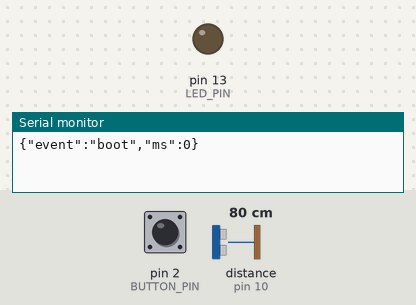
Recording of a sketch running on a simulated Arduino Uno, built with avr-gcc and run on an emulated ATmega328P. Parts: output pins drawn as LEDs (lit = HIGH), the last lines printed to the serial monitor. Wiring (inferred from the names in the program): ultrasonic range finder: trigger pin 9; echo pin 10. Dashed ring = blinking. The test bench sets the inputs (shaded band); at power-on: pin 2 (BUTTON_PIN) HIGH, distance to the obstacle (sensor on pin 10) 80 cm. The echo pulse lasts 58.3 µs per cm; pins used as bus, display or sensor lines are not drawn.

Above: at 1.2 s.
1.3 s: pin 2 (BUTTON_PIN) pulled LOW for 0.15 s
At 1.9 s:
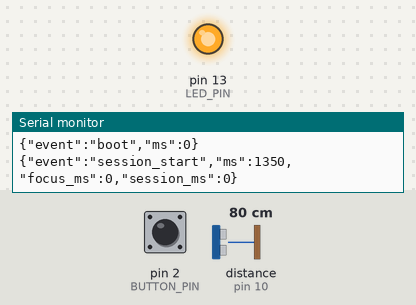
2.9 s: distance to the obstacle (sensor on pin 10) set to 2 cm
5.9 s: pin 2 (BUTTON_PIN) pulled LOW for 1 s
At 6.6 s:
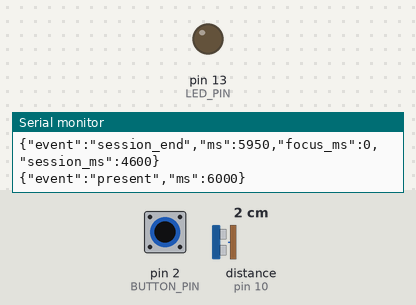
8.4 s: pin 2 (BUTTON_PIN) pulled LOW for 3.2 s
At 9.7 s:
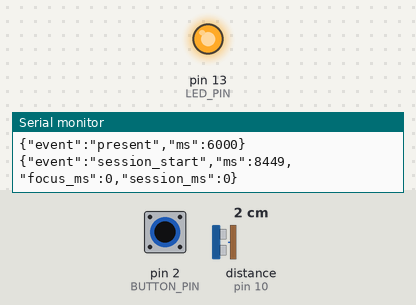
13.1 s: distance to the obstacle (sensor on pin 10) set to 120 cm
16.1 s: pin 2 (BUTTON_PIN) pulsed LOW 5 times (0.12 s each, 0.3 s apart)
At 16.6 s:
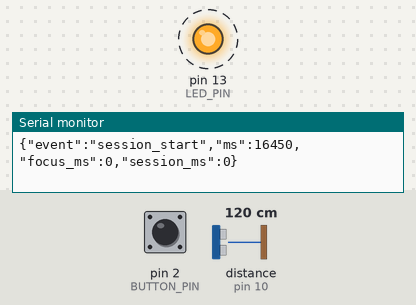
Timing chart, 0 to 19.1 s (numbered marks = the images above; inputs shaded):
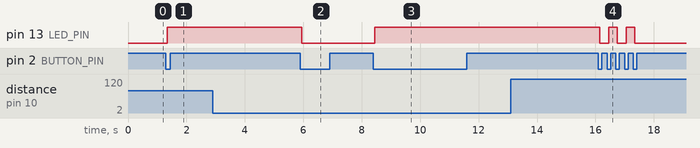

Measured:
- after the input at 1.3 s, pin 13 (LED_PIN): LOW → HIGH after 0.05 s
- after the input at 2.9 s, every drawn part: stays the same
- after the input at 5.9 s, pin 13 (LED_PIN): HIGH → LOW after 0.05 s
- after the input at 8.4 s, pin 13 (LED_PIN): LOW → HIGH after 0.05 s
- after the input at 13.1 s, every drawn part: stays the same
- after the input at 16.1 s, pin 13 (LED_PIN): alternates HIGH for 0.30 s and LOW for 0.30 s, 5 changes in all, then stays LOW, starting after 0.05 s

The sketch:

study_focus_tracker.ino
```cpp
// Study Focus Tracker - Arduino Uno firmware
//
// - HC-SR04 ultrasonic sensor detects whether someone is sitting at the desk.
// - A button starts/stops a study session; the LED is on during a session.
// - Focus time only counts while a session is running AND someone is present.
// - Prints one JSON event per line over serial (115200 baud) for the laptop logger.

const uint8_t TRIG_PIN = 9;
const uint8_t ECHO_PIN = 10;
const uint8_t BUTTON_PIN = 2;  // other leg to GND, uses INPUT_PULLUP
const uint8_t LED_PIN = 13;

// Presence detection
const float PRESENT_DISTANCE_CM = 70.0;      // closer than this = someone at the desk
const unsigned long PRESENT_CONFIRM_MS = 3000;  // must be near this long to count as present
const unsigned long AWAY_CONFIRM_MS = 5000;     // must be far this long to count as away
const unsigned long MEASURE_INTERVAL_MS = 200;

// Button
const unsigned long DEBOUNCE_MS = 50;

// Status heartbeat while a session is running
const unsigned long STATUS_INTERVAL_MS = 60000;

bool sessionActive = false;
bool present = false;

unsigned long sessionStartMs = 0;
unsigned long focusMs = 0;          // focus time accumulated in the current session
unsigned long lastFocusUpdateMs = 0;

unsigned long nearSinceMs = 0;      // 0 = not currently near
unsigned long farSinceMs = 0;       // 0 = not currently far
unsigned long lastMeasureMs = 0;
unsigned long lastStatusMs = 0;

int lastButtonReading = HIGH;
int buttonState = HIGH;
unsigned long lastButtonChangeMs = 0;

float readDistanceCm() {
  digitalWrite(TRIG_PIN, LOW);
  delayMicroseconds(2);
  digitalWrite(TRIG_PIN, HIGH);
  delayMicroseconds(10);
  digitalWrite(TRIG_PIN, LOW);
  // 30 ms timeout is about 5 m; 0 means no echo (nothing in range)
  unsigned long duration = pulseIn(ECHO_PIN, HIGH, 30000UL);
  if (duration == 0) {
    return -1.0;
  }
  return duration / 58.0;  // speed of sound: ~58 us per cm round trip
}

void printEvent(const char* name) {
  Serial.print(F("{\"event\":\""));
  Serial.print(name);
  Serial.print(F("\",\"ms\":"));
  Serial.print(millis());
  if (sessionActive) {
    Serial.print(F(",\"focus_ms\":"));
    Serial.print(focusMs);
    Serial.print(F(",\"session_ms\":"));
    Serial.print(millis() - sessionStartMs);
  }
  Serial.println(F("}"));
}

// Add the time since the last update to focusMs if we're focusing.
void updateFocusTime(unsigned long now) {
  if (sessionActive && present) {
    focusMs += now - lastFocusUpdateMs;
  }
  lastFocusUpdateMs = now;
}

void setPresent(bool value, unsigned long now) {
  if (present == value) return;
  updateFocusTime(now);
  present = value;
  printEvent(present ? "present" : "away");
}

void startSession(unsigned long now) {
  sessionActive = true;
  sessionStartMs = now;
  focusMs = 0;
  lastFocusUpdateMs = now;
  lastStatusMs = now;
  digitalWrite(LED_PIN, HIGH);
  printEvent("session_start");
}

void endSession(unsigned long now) {
  updateFocusTime(now);
  printEvent("session_end");  // includes final focus_ms and session_ms
  sessionActive = false;
  digitalWrite(LED_PIN, LOW);
}

void handleButton(unsigned long now) {
  int reading = digitalRead(BUTTON_PIN);
  if (reading != lastButtonReading) {
    lastButtonChangeMs = now;
    lastButtonReading = reading;
  }
  if (now - lastButtonChangeMs > DEBOUNCE_MS && reading != buttonState) {
    buttonState = reading;
    if (buttonState == LOW) {  // pressed (pull-up)
      if (sessionActive) {
        endSession(now);
      } else {
        startSession(now);
      }
    }
  }
}

void handlePresence(unsigned long now) {
  if (now - lastMeasureMs < MEASURE_INTERVAL_MS) return;
  lastMeasureMs = now;

  float cm = readDistanceCm();
  bool near = cm > 0 && cm < PRESENT_DISTANCE_CM;

  if (near) {
    farSinceMs = 0;
    if (nearSinceMs == 0) nearSinceMs = now;
    if (!present && now - nearSinceMs >= PRESENT_CONFIRM_MS) setPresent(true, now);
  } else {
    nearSinceMs = 0;
    if (farSinceMs == 0) farSinceMs = now;
    if (present && now - farSinceMs >= AWAY_CONFIRM_MS) setPresent(false, now);
  }
}

void setup() {
  pinMode(TRIG_PIN, OUTPUT);
  pinMode(ECHO_PIN, INPUT);
  pinMode(BUTTON_PIN, INPUT_PULLUP);
  pinMode(LED_PIN, OUTPUT);
  digitalWrite(LED_PIN, LOW);
  Serial.begin(115200);
  printEvent("boot");
}

void loop() {
  unsigned long now = millis();
  handleButton(now);
  handlePresence(now);

  if (sessionActive && now - lastStatusMs >= STATUS_INTERVAL_MS) {
    updateFocusTime(now);
    lastStatusMs = now;
    printEvent("status");
  }
}
```
